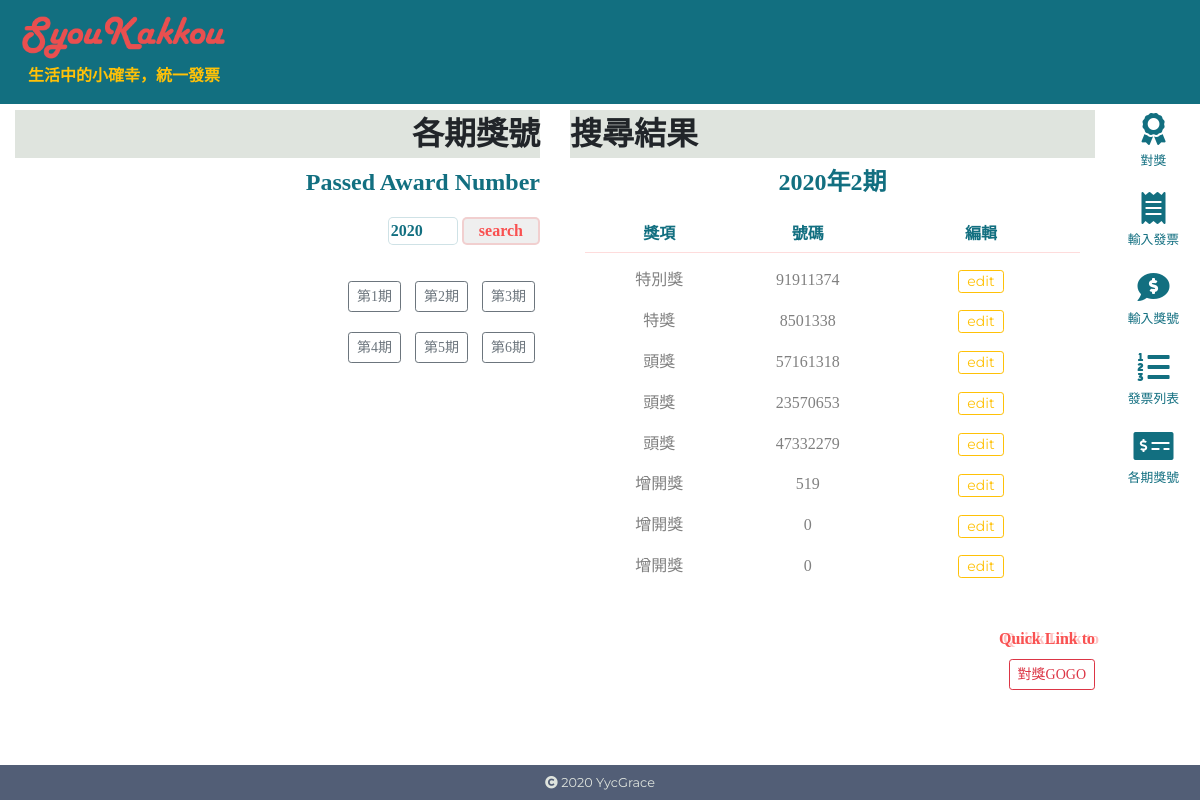
Page /query.php?year=2020&period=2 on the committed database.
### tables this page shows
CREATE TABLE `invo_award_number` (
  `id` int(10) UNSIGNED NOT NULL,
  `year` int(4) NOT NULL,
  `period` tinyint(1) NOT NULL,
  `number` int(8) NOT NULL,
  `type` varchar(10) NOT NULL
);

### com/base.php (called while the page is built, shortened)
<?php
$dsn="mysql:host=localhost;charset=utf8;dbname=invoice";
$pdo=new PDO($dsn,'root',"");
function all($table,...$arg){
    global $pdo;
    $sql="select * from $table ";
    if(isset($arg[0]) && is_array($arg[0])){
        $tmp=[];
        foreach($arg[0] as $key => $value){
            $tmp[]=sprintf("`%s`='%s'",$key,$value);
        }
        $sql=$sql." where " . implode(" && ",$tmp);
    }
    if(isset($arg[1])){
        $sql=$sql . $arg[1];
    }
    return $pdo->query($sql)->fetchAll();
}
?>

### query.php (the view)
<?php
include_once "./include/header.php";
include_once "./com/base.php";
$last_aw=all("invo_award_number",""," order by id desc limit 0,1");
foreach($last_aw as $d){
    $last_y=$d['year'];
    $last_p=$d['period'];
}
if(isset($_GET['year'])){
    $year=$_GET['year'];
    $rslti="搜尋結果";
}else{
    $year=$last_y;
    $rslti="最新獎號";
}
if(isset($_GET['period'])){
    $period=$_GET['period'];
    $rslti="搜尋結果";
}else{
    $period=$last_p;
    $rslti="最新獎號";
}
$awards=all('invo_award_number',['year'=>$year,'period'=>$period]);
?>
<section class="content row fixed">
    <article class="contentLeft col-12 col-md-6">
        <div class="title">各期獎號</div>
        <h4>Passed Award Number</h4>
        <div class="search">
        <form class="my-3" action="query.php" method="get">
        <input type="number" name="year" value="<?=date("Y");?>" style="width: 70px;font-weight: 600;color: #126F80;">
        <input class="sub" type="submit" value="search">
        </form>
            <div class="chsbar">
                <a class="btn btn-sm btn-outline-secondary" href="query.php?year=<?=$year;?>&period=1">第1期</a>
                <a class="btn btn-sm btn-outline-secondary" href="query.php?year=<?=$year;?>&period=2">第2期</a>
                <a class="btn btn-sm btn-outline-secondary" href="query.php?year=<?=$year;?>&period=3">第3期</a><br>
                <a class="btn btn-sm btn-outline-secondary" href="query.php?year=<?=$year;?>&period=4">第4期</a>
                <a class="btn btn-sm btn-outline-secondary" href="query.php?year=<?=$year;?>&period=5">第5期</a>
                <a class="btn btn-sm btn-outline-secondary" href="query.php?year=<?=$year;?>&period=6">第6期</a>
            </div>
        </div>
    </article>
    <article class="contentRight col-12 col-md-6">
    <div class="title"><?=$rslti;?></div>
        <div class="result container">
        <table>
            <tr>
                <td class="m-0 p-0" colspan="3">
                    <h4><?=$year;?>年<?=$period;?>期</h4>
                </td>
            </tr>
<?php
$aw=[
    1=>'特別獎',
    2=>'特獎',
    3=>'頭獎',
    4=>'增開獎',
];
if(!empty($awards)){
?>
            <tr class="rslth">
                    <td style="width:15%;">獎項</td>
                    <td style="width:15%;">號碼</td>
                    <td style="width:20%;">編輯</td>
            </tr>
<?php
    foreach($awards as $row){
?>
            <tr class="rsl">
                <td><?=$aw[$row['type']];?></td>
                <td><?=$row['number'];?></td>
                <td><button class="cpr btn btn-sm btn-outline-warning py-0">edit</button></td>
            </tr>
<?php
    }
}else{
    echo "<tr><td class='text-warning' style='font-weight:900;font-size:2rem;line-height:3rem;'>oops!還沒開獎哦!</td></tr>";
}
?>
        </table>
        </div>
    </article>
    <article class="moreinfo col-12 text-right mt-5 rslth">
    <div class="navclr ql">Quick Link to</div>
    <a class="btn btn-sm btn-outline-danger" href="award.php?syear=<?=$year;?>&speriod=<?=$period;?>">對獎GOGO</a>
    </article>
</section>
<?php include_once "./include/footer.php";?>

### css/style.css (style rules this page uses)
* { font-family: 'Noto Serif TC', serif; }
.content { margin-top:110px; margin-bottom: 50px; margin-right: 90px; margin-left: 0; display: flex; flex-wrap: wrap; justify-content: center; }
.cpr { font-family: 'Montserrat', sans-serif; }
.navclr { color:#126F80!important; }
.ql { color:#F95151!important; font-weight: 800; text-shadow: 4px 0px 0px #F9515155; margin-bottom: 8px; }
h4 { color: #126F80; font-weight: 800; margin-top: 10px; margin-bottom: 5px; }
.contentLeft { display: inline-block; text-align: right; margin-bottom: 30px; }
.contentRight { display: inline-block; text-align: left; }
.title { background-color: #DFE4DE; font-weight: 900; font-size: 2rem; }
.search { background-color: #DFE4DE00; margin-top: 20px; }
.result { background-color: #525E7600; margin: 0; }
.chsbar>a { margin: 20px 5px 0px 5px; }
input { border: 1px solid #126F8033; border-radius: 5px; }
.sub { border: 2px solid #F9515133; border-radius: 5px; color: #F95151; font-weight: 600; padding: 0px 15px; }
.result>table { width: 100%; text-align: center; }
.rslth>td { color: #126F80; font-weight: 600; padding-top: 20px; padding-bottom: 6px; border-bottom: 1px solid #F9515133; }
.rsl>td { padding-top: 15px; color: gray; }

### rows in the picture
invo_award_number: type "特別獎", number "91911374"
invo_award_number: type "特獎", number "8501338"
invo_award_number: type "頭獎", number "57161318"
invo_award_number: type "頭獎", number "23570653"
invo_award_number: type "頭獎", number "47332279"
invo_award_number: type "增開獎", number "519"
invo_award_number: type "增開獎", number "0"
invo_award_number: type "增開獎", number "0"

### other values in the picture
$rslti "搜尋結果"
$year "2020"
$period "2"
